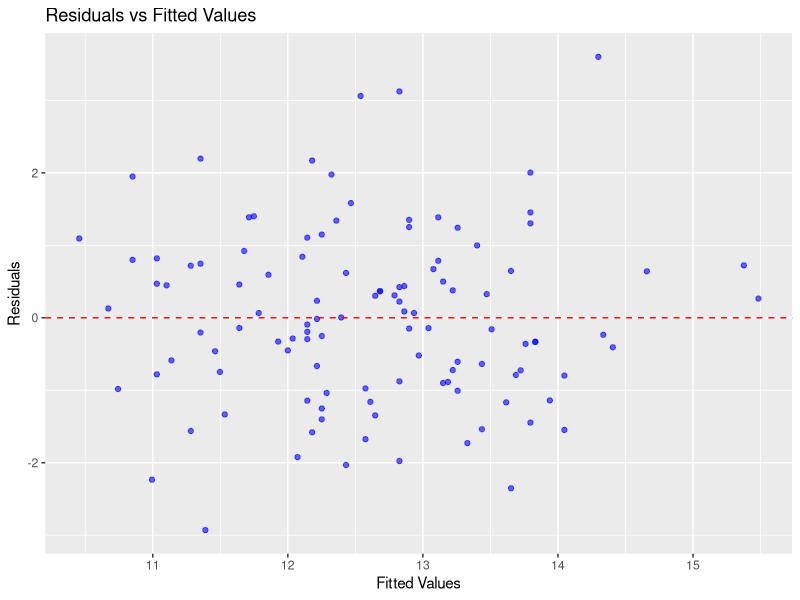
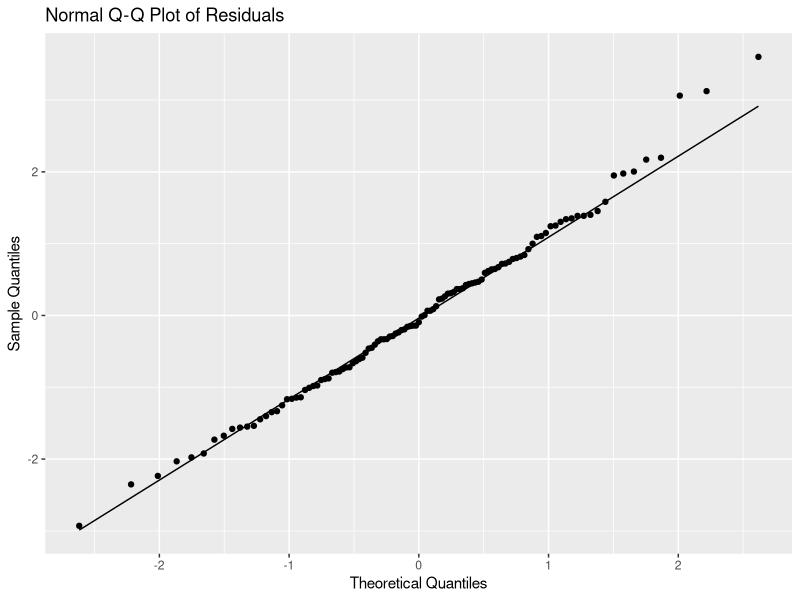
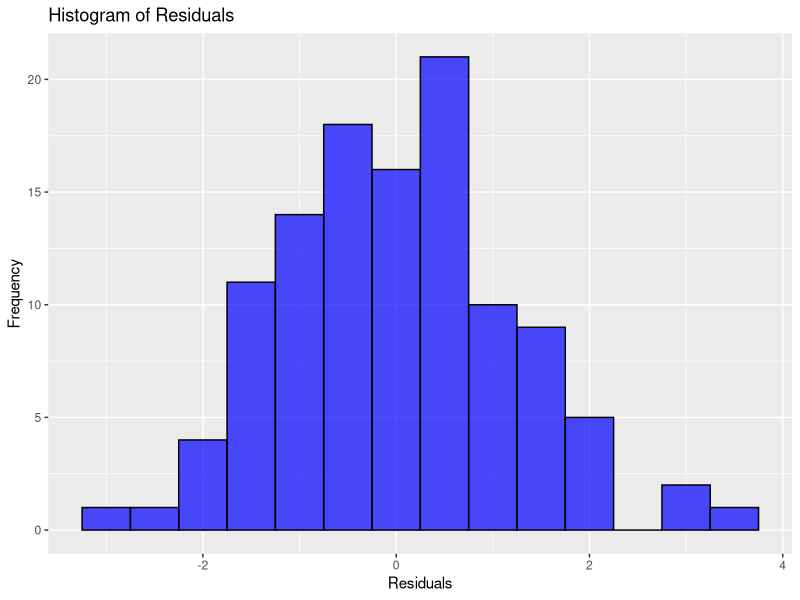

Reproduce these figures in R, in order.
## ---- chunk 1
# Load required libraries
knitr::opts_chunk$set(echo = TRUE)
library(ggplot2)
library(dplyr)

# Data import
setwd("C:/Users/Lenovo/Documents/r document")
data <- read.csv("project1-growth-wt.csv")


# Display the first 6 rows of the dataset
head(data)

# Fit a simple linear regression model: Wt24 ~ Wt1
model <- lm(Wt24 ~ Wt1, data = data)

# Fit a simple linear regression model: Wt24 ~ Wt1
summary(model)

# Extract fitted values and residuals
fitted_values <- fitted(model)
residuals <- resid(model)

# Plot residuals vs. fitted values
ggplot(data, aes(x = fitted_values, y = residuals)) +
  geom_point(color = "blue", alpha = 0.6) +
  geom_hline(yintercept = 0, linetype = "dashed", color = "red") +
  labs(title = "Residuals vs Fitted Values", x = "Fitted Values", y = "Residuals")

# Generate a Normal Q-Q plot using ggplot2
ggplot(data.frame(residuals = residuals), aes(sample = residuals)) +
  stat_qq() +
  stat_qq_line() +
  labs(title = "Normal Q-Q Plot of Residuals", x = "Theoretical Quantiles", y = "Sample Quantiles")

# Create a histogram of residuals
ggplot(data.frame(residuals), aes(x = residuals)) +
  geom_histogram(binwidth = 0.5, fill = "blue", color = "black", alpha = 0.7) +
  labs(title = "Histogram of Residuals", x = "Residuals", y = "Frequency")


# Calculate R-squared value
r_squared <- summary(model)$r.squared
cat("R-squared:", r_squared, "\n")


# Calculate the p-value for the β coefficient (Wt1) and test for significance
p_value <- summary(model)$coefficients[2, 4]
if (p_value < 0.05) {
  cat("The β coefficient is statistically significant at the 5% level (p-value:", p_value, ")\n")
} else {
  cat("The β coefficient is NOT statistically significant at the 5% level (p-value:", p_value, ")\n")
}
